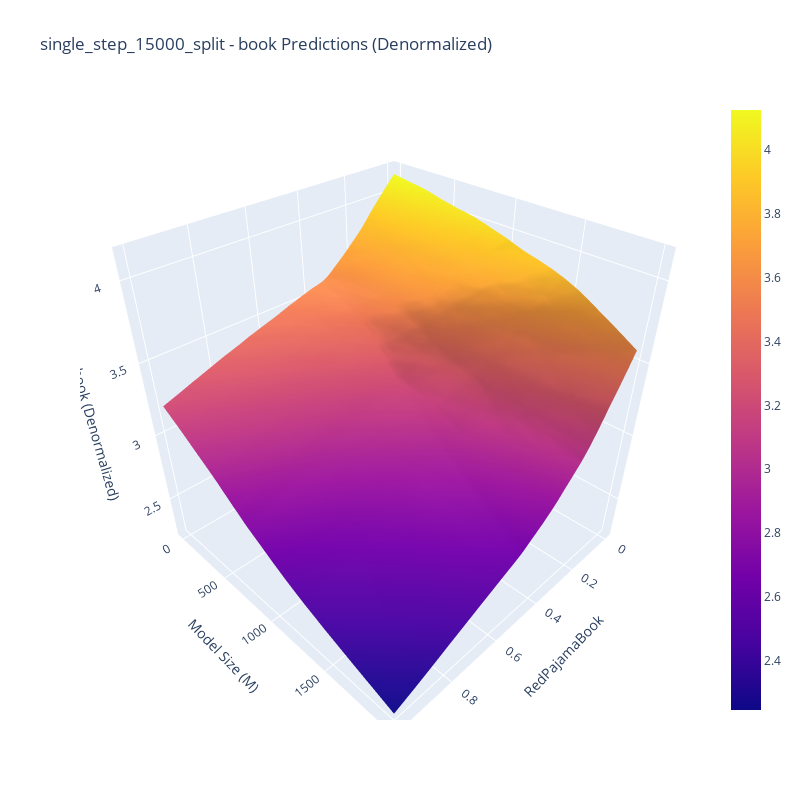

Write notebook code for a chart like this one.
### Code cell
def analyze_model_smoothness_3d(split_type, x_dim=0, y_dim=5, num_points=100):
    """
    Creates a 3D visualization of model predictions by sweeping across two dimensions.
    
    Args:
        split_type (str): Type of model split to analyze
        x_dim (int): Index of feature to sweep on x-axis (0-8)
        y_dim (int): Index of feature to sweep on y-axis (0-8)
        num_points (int): Number of points to sample for each dimension
    """
    if split_type not in splits_dict:
        raise ValueError(f"Invalid split type. Must be one of: {list(splits_dict.keys())}")
        
    model_path = splits_dict[split_type][0]  # Use first model from the split type
    
    # Feature names for better labeling
    feature_names = {
        0: "RedPajamaWikipedia",
        1: "RedPajamaStackExchange", 
        2: "RedPajamaGithub",
        3: "RedPajamaArXiv",
        4: "RedPajamaBook",
        5: "Model Size (M)",
        6: "d_model",
        7: "Num Heads", 
        8: "Training Steps"
    }
    
    # Load model and normalization stats using the modular function
    model, norm_stats = load_model_for_prediction(model_path)
    model.eval()
    
    # Create sweep values
    if x_dim <= 4:  # Token proportion
        x_values = np.linspace(0, 1, num_points)
    else:  # Other features
        x_values = np.linspace(0, 2000, num_points) if x_dim == 5 else np.linspace(0, 1000, num_points)
        
    if y_dim <= 4:  # Token proportion
        y_values = np.linspace(0, 1, num_points)
    else:  # Other features
        y_values = np.linspace(0, 2000, num_points) if y_dim == 5 else np.linspace(0, 1000, num_points)
    
    X, Y = np.meshgrid(x_values, y_values)
    Z = np.zeros((num_points, num_points, 11))  # 11 outputs
    
    # For each combination of x and y values
    for i, x_val in enumerate(x_values):
        for j, y_val in enumerate(y_values):
            # Skip invalid combinations if both dims are token proportions
            if x_dim <= 4 and y_dim <= 4 and (x_val + y_val > 1):
                Z[j, i, :] = np.nan  # Use NaN to indicate invalid regions
                continue
                
            # Create input array with default values
            x = np.zeros(9)
            
            # Set default values for token proportions (if not being swept)
            if x_dim <= 4 or y_dim <= 4:
                x[0:5] = 0.2  # Equal distribution by default
            
            # Set default values for other features
            x[5] = 20  # Model size in millions
            x[6] = 256  # d_model dimension
            x[7] = 8  # Number of attention heads
            x[8] = 15000  # Training steps
            
            # Set sweep values
            x[x_dim] = x_val
            x[y_dim] = y_val
            
            # If either dimension is a token proportion, redistribute others
            if x_dim <= 4 or y_dim <= 4:
                token_props = x[0:5]
                remaining = 1.0 - token_props[x_dim] - (token_props[y_dim] if y_dim <= 4 else 0)
                if remaining >= 0:
                    # Count how many other token proportions need to share the remaining
                    num_others = 3 if (x_dim <= 4 and y_dim <= 4) else 4
                    other_val = remaining / num_others
                    
                    # Distribute remaining to other token proportions
                    for k in range(5):
                        if k != x_dim and k != y_dim:
                            x[k] = other_val
            
            # Get prediction using the modular predict function with denormalization
            pred = predict(model, x.reshape(1, -1), norm_stats)
            Z[j, i, :] = pred.squeeze()
    
    # Create 3D plots for each output
    datasets = {
        'train_cross_entropy': 0,
        'commoncrawl': 1,
        'c4': 2,
        'wikipedia': 3,
        'stackexchange': 4,
        'github': 5,
        'arxiv': 6,
        'book': 7,
        'hellaswag': 8,
        'piqa': 9,
        'arc_easy': 10
    }
    
    figs = {}
    for dataset, idx in datasets.items():
        fig = go.Figure(data=[go.Surface(x=X, y=Y, z=Z[:,:,idx])])
        
        fig.update_layout(
            title=f'{split_type} - {dataset} Predictions (Denormalized)',  # Added denormalized note
            scene=dict(
                xaxis_title=feature_names[x_dim],
                yaxis_title=feature_names[y_dim],
                zaxis_title=f'{dataset} (Denormalized)'
            ),
            width=800,
            height=800,
            autosize=False
        )
        figs[dataset] = fig
    
    return figs, {'X': X, 'Y': Y, 'Z': Z}

# Example usage:
split_type = "single_step_15000_split"
figs, results = analyze_model_smoothness_3d(split_type, x_dim=4, y_dim=5)

# Display one of the plots
figs['book'].show()

### Figure 1 — Plotly figure (JSON) as saved in the notebook; plotly's stock layout.template omitted (floating-point values rounded to 4 significant figures; data arrays with more than 128 entries replaced by an {"elided": "..."} marker saying what was removed)
{"data": [{"type": "surface", "x": {"elided": "100x100 float values"}, "y": {"elided": "100x100 float values"}, "z": {"elided": "100x100 float values"}}], "layout": {"autosize": false, "height": 800, "scene": {"xaxis": {"title": {"text": "RedPajamaBook"}}, "yaxis": {"title": {"text": "Model Size (M)"}}, "zaxis": {"title": {"text": "book (Denormalized)"}}}, "title": {"text": "single_step_15000_split - book Predictions (Denormalized)"}, "width": 800}}
